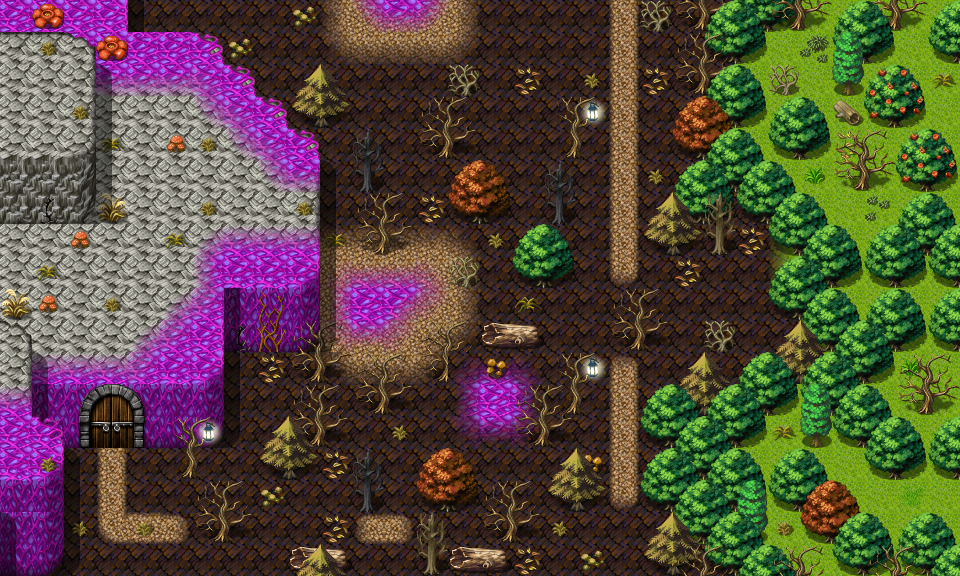

A 2D game scene composited from a Tiled map and its tileset images. What follows is a short description and the map's XML, with each tile layer's data collapsed to a summary:
An orthogonal 30x18 tile map with 32x32 px tiles, 5 tile layers (Base, Ground, Objects, Above, ...), 5 hidden layers not drawn, 61 tilesets and 21 objects (6x mapchange, 6x script, 6x spawn, 2x replace, key).

<map version="1.10" tiledversion="1.11.2" orientation="orthogonal" renderorder="right-down" width="30" height="18" tilewidth="32" tileheight="32" infinite="0" nextlayerid="15" nextobjectid="22">
 <properties>
  <property name="outdoors" value="1" />
 </properties>
 <tileset firstgid="1" name="map_bed_1" tilewidth="32" tileheight="32" tilecount="160" columns="16">
  <image source="../drawable/map_bed_1.png" width="512" height="320" />
 </tileset>
 <tileset firstgid="161" name="map_border_1" tilewidth="32" tileheight="32" tilecount="128" columns="16">
  <image source="../drawable/map_border_1.png" width="512" height="256" />
 </tileset>
 <tileset firstgid="289" name="map_bridge_1" tilewidth="32" tileheight="32" tilecount="128" columns="16">
  <image source="../drawable/map_bridge_1.png" width="512" height="256" />
 </tileset>
 <tileset firstgid="417" name="map_bridge_2" tilewidth="32" tileheight="32" tilecount="128" columns="16">
  <image source="../drawable/map_bridge_2.png" width="512" height="256" />
 </tileset>
 <tileset firstgid="545" name="map_broken_1" tilewidth="32" tileheight="32" tilecount="128" columns="16">
  <image source="../drawable/map_broken_1.png" width="512" height="256" />
 </tileset>
 <tileset firstgid="673" name="map_cavewall_1" tilewidth="32" tileheight="32" tilecount="108" columns="18">
  <image source="../drawable/map_cavewall_1.png" width="576" height="192" />
 </tileset>
 <tileset firstgid="781" name="map_cavewall_2" tilewidth="32" tileheight="32" tilecount="108" columns="18">
  <image source="../drawable/map_cavewall_2.png" width="576" height="192" />
 </tileset>
 <tileset firstgid="889" name="map_cavewall_3" tilewidth="32" tileheight="32" tilecount="108" columns="18">
  <image source="../drawable/map_cavewall_3.png" width="576" height="192" />
 </tileset>
 <tileset firstgid="997" name="map_cavewall_4" tilewidth="32" tileheight="32" tilecount="108" columns="18">
  <image source="../drawable/map_cavewall_4.png" width="576" height="192" />
 </tileset>
 <tileset firstgid="1105" name="map_chair_table_1" tilewidth="32" tileheight="32" tilecount="128" columns="16">
  <image source="../drawable/map_chair_table_1.png" width="512" height="256" />
 </tileset>
 <tileset firstgid="1233" name="map_chair_table_2" tilewidth="32" tileheight="32" tilecount="128" columns="16">
  <image source="../drawable/map_chair_table_2.png" width="512" height="256" />
 </tileset>
 <tileset firstgid="1361" name="map_crate_1" tilewidth="32" tileheight="32" tilecount="128" columns="16">
  <image source="../drawable/map_crate_1.png" width="512" height="256" />
 </tileset>
 <tileset firstgid="1489" name="map_cupboard_1" tilewidth="32" tileheight="32" tilecount="128" columns="16">
  <image source="../drawable/map_cupboard_1.png" width="512" height="256" />
 </tileset>
 <tileset firstgid="1617" name="map_curtain_1" tilewidth="32" tileheight="32" tilecount="128" columns="16">
  <image source="../drawable/map_curtain_1.png" width="512" height="256" />
 </tileset>
 <tileset firstgid="1745" name="map_entrance_1" tilewidth="32" tileheight="32" tilecount="128" columns="16">
  <image source="../drawable/map_entrance_1.png" width="512" height="256" />
 </tileset>
 <tileset firstgid="1873" name="map_entrance_2" tilewidth="32" tileheight="32" tilecount="128" columns="16">
  <image source="../drawable/map_entrance_2.png" width="512" height="256" />
 </tileset>
 <tileset firstgid="2001" name="map_fence_1" tilewidth="32" tileheight="32" tilecount="128" columns="16">
  <image source="../drawable/map_fence_1.png" width="512" height="256" />
 </tileset>
 <tileset firstgid="2129" name="map_fence_2" tilewidth="32" tileheight="32" tilecount="128" columns="16">
  <image source="../drawable/map_fence_2.png" width="512" height="256" />
 </tileset>
 <tileset firstgid="2257" name="map_fence_3" tilewidth="32" tileheight="32" tilecount="128" columns="16">
  <image source="../drawable/map_fence_3.png" width="512" height="256" />
 </tileset>
 <tileset firstgid="2385" name="map_fence_4" tilewidth="32" tileheight="32" tilecount="128" columns="16">
  <image source="../drawable/map_fence_4.png" width="512" height="256" />
 </tileset>
 <tileset firstgid="2513" name="map_ground_2" tilewidth="32" tileheight="32" tilecount="128" columns="16">
  <image source="../drawable/map_ground_2.png" width="512" height="256" />
 </tileset>
 <tileset firstgid="2641" name="map_ground_3" tilewidth="32" tileheight="32" tilecount="128" columns="16">
  <image source="../drawable/map_ground_3.png" width="512" height="256" />
 </tileset>
 <tileset firstgid="2769" name="map_ground_4" tilewidth="32" tileheight="32" tilecount="128" columns="16">
  <image source="../drawable/map_ground_4.png" width="512" height="256" />
 </tileset>
 <tileset firstgid="2897" name="map_ground_5" tilewidth="32" tileheight="32" tilecount="128" columns="16">
  <image source="../drawable/map_ground_5.png" width="512" height="256" />
 </tileset>
 <tileset firstgid="3025" name="map_ground_6" tilewidth="32" tileheight="32" tilecount="128" columns="16">
  <image source="../drawable/map_ground_6.png" width="512" height="256" />
 </tileset>
 <tileset firstgid="3153" name="map_ground_7" tilewidth="32" tileheight="32" tilecount="128" columns="16">
  <image source="../drawable/map_ground_7.png" width="512" height="256" />
 </tileset>
 <tileset firstgid="3281" name="map_ground_8" tilewidth="32" tileheight="32" tilecount="128" columns="16">
  <image source="../drawable/map_ground_8.png" width="512" height="256" />
 </tileset>
 <tileset firstgid="3409" name="map_house_1" tilewidth="32" tileheight="32" tilecount="128" columns="16">
  <image source="../drawable/map_house_1.png" width="512" height="256" />
 </tileset>
 <tileset firstgid="3537" name="map_house_2" tilewidth="32" tileheight="32" tilecount="128" columns="16">
  <image source="../drawable/map_house_2.png" width="512" height="256" />
 </tileset>
 <tileset firstgid="3665" name="map_indoor_1" tilewidth="32" tileheight="32" tilecount="128" columns="16">
  <image source="../drawable/map_indoor_1.png" width="512" height="256" />
 </tileset>
 <tileset firstgid="3793" name="map_indoor_2" tilewidth="32" tileheight="32" tilecount="128" columns="16">
  <image source="../drawable/map_indoor_2.png" width="512" height="256" />
 </tileset>
 <tileset firstgid="3921" name="map_kitchen_1" tilewidth="32" tileheight="32" tilecount="128" columns="16">
  <image source="../drawable/map_kitchen_1.png" width="512" height="256" />
 </tileset>
 <tileset firstgid="4049" name="map_outdoor_1" tilewidth="32" tileheight="32" tilecount="128" columns="16">
  <image source="../drawable/map_outdoor_1.png" width="512" height="256" />
 </tileset>
 <tileset firstgid="4177" name="map_pillar_1" tilewidth="32" tileheight="32" tilecount="128" columns="16">
  <image source="../drawable/map_pillar_1.png" width="512" height="256" />
 </tileset>
 <tileset firstgid="4305" name="map_pillar_2" tilewidth="32" tileheight="32" tilecount="128" columns="16">
  <image source="../drawable/map_pillar_2.png" width="512" height="256" />
 </tileset>
 <tileset firstgid="4433" name="map_plant_1" tilewidth="32" tileheight="32" tilecount="128" columns="16">
  <image source="../drawable/map_plant_1.png" width="512" height="256" />
 </tileset>
 <tileset firstgid="4561" name="map_plant_2" tilewidth="32" tileheight="32" tilecount="128" columns="16">
  <image source="../drawable/map_plant_2.png" width="512" height="256" />
 </tileset>
 <tileset firstgid="4689" name="map_rock_1" tilewidth="32" tileheight="32" tilecount="128" columns="16">
  <image source="../drawable/map_rock_1.png" width="512" height="256" />
 </tileset>
 <tileset firstgid="4817" name="map_rock_2" tilewidth="32" tileheight="32" tilecount="128" columns="16">
  <image source="../drawable/map_rock_2.png" width="512" height="256" />
 </tileset>
 <tileset firstgid="4945" name="map_roof_1" tilewidth="32" tileheight="32" tilecount="128" columns="16">
  <image source="../drawable/map_roof_1.png" width="512" height="256" />
 </tileset>
 <tileset firstgid="5073" name="map_roof_2" tilewidth="32" tileheight="32" tilecount="128" columns="16">
  <image source="../drawable/map_roof_2.png" width="512" height="256" />
 </tileset>
 <tileset firstgid="5201" name="map_roof_3" tilewidth="32" tileheight="32" tilecount="128" columns="16">
  <image source="../drawable/map_roof_3.png" width="512" height="256" />
 </tileset>
 <tileset firstgid="5329" name="map_shop_1" tilewidth="32" tileheight="32" tilecount="128" columns="16">
  <image source="../drawable/map_shop_1.png" width="512" height="256" />
 </tileset>
 <tileset firstgid="5457" name="map_sign_ladder_1" tilewidth="32" tileheight="32" tilecount="128" columns="16">
  <image source="../drawable/map_sign_ladder_1.png" width="512" height="256" />
 </tileset>
 <tileset firstgid="5585" name="map_table_1" tilewidth="32" tileheight="32" tilecount="128" columns="16">
  <image source="../drawable/map_table_1.png" width="512" height="256" />
 </tileset>
 <tileset firstgid="5713" name="map_trail_1" tilewidth="32" tileheight="32" tilecount="128" columns="16">
  <image source="../drawable/map_trail_1.png" width="512" height="256" />
 </tileset>
 <tileset firstgid="5841" name="map_transition_1" tilewidth="32" tileheight="32" tilecount="128" columns="16">
  <image source="../drawable/map_transition_1.png" width="512" height="256" />
 </tileset>
 <tileset firstgid="5969" name="map_transition_2" tilewidth="32" tileheight="32" tilecount="128" columns="16">
  <image source="../drawable/map_transition_2.png" width="512" height="256" />
 </tileset>
 <tileset firstgid="6097" name="map_transition_3" tilewidth="32" tileheight="32" tilecount="128" columns="16">
  <image source="../drawable/map_transition_3.png" width="512" height="256" />
 </tileset>
 <tileset firstgid="6225" name="map_transition_4" tilewidth="32" tileheight="32" tilecount="128" columns="16">
  <image source="../drawable/map_transition_4.png" width="512" height="256" />
 </tileset>
 <tileset firstgid="6353" name="map_transition_5" tilewidth="32" tileheight="32" tilecount="128" columns="16">
  <image source="../drawable/map_transition_5.png" width="512" height="256" />
 </tileset>
 <tileset firstgid="6481" name="map_tree_1" tilewidth="32" tileheight="32" tilecount="128" columns="16">
  <image source="../drawable/map_tree_1.png" width="512" height="256" />
 </tileset>
 <tileset firstgid="6609" name="map_tree_2" tilewidth="32" tileheight="32" tilecount="128" columns="16">
  <image source="../drawable/map_tree_2.png" width="512" height="256" />
 </tileset>
 <tileset firstgid="6737" name="map_wall_1" tilewidth="32" tileheight="32" tilecount="128" columns="16">
  <image source="../drawable/map_wall_1.png" width="512" height="256" />
 </tileset>
 <tileset firstgid="6865" name="map_wall_2" tilewidth="32" tileheight="32" tilecount="120" columns="15">
  <image source="../drawable/map_wall_2.png" width="480" height="256" />
 </tileset>
 <tileset firstgid="6985" name="map_wall_3" tilewidth="32" tileheight="32" tilecount="120" columns="15">
  <image source="../drawable/map_wall_3.png" width="480" height="256" />
 </tileset>
 <tileset firstgid="7105" name="map_wall_4" tilewidth="32" tileheight="32" tilecount="120" columns="15">
  <image source="../drawable/map_wall_4.png" width="480" height="256" />
 </tileset>
 <tileset firstgid="7225" name="map_window_1" tilewidth="32" tileheight="32" tilecount="128" columns="16">
  <image source="../drawable/map_window_1.png" width="512" height="256" />
 </tileset>
 <tileset firstgid="7353" name="map_window_2" tilewidth="32" tileheight="32" tilecount="128" columns="16">
  <image source="../drawable/map_window_2.png" width="512" height="256" />
 </tileset>
 <tileset firstgid="7481" name="map_ground_1" tilewidth="32" tileheight="32" tilecount="128" columns="16">
  <image source="../drawable/map_ground_1.png" width="512" height="256" />
 </tileset>
 <tileset firstgid="7609" name="map_cavewall_1" tilewidth="32" tileheight="32" tilecount="108" columns="18">
  <image source="../drawable/map_cavewall_1.png" width="576" height="192" />
 </tileset>
 <layer id="1" name="Base" width="30" height="18">
  <data>[540 cells, 9 non-empty, 2 distinct tile ids]</data>
 </layer>
 <layer id="2" name="Ground" width="30" height="18">
  <data>[540 cells, 540 non-empty, 25 distinct tile ids]</data>
 </layer>
 <layer id="3" name="Objects" width="30" height="18">
  <data>[540 cells, 306 non-empty, 86 distinct tile ids]</data>
 </layer>
 <layer id="4" name="Above" width="30" height="18">
  <data>[540 cells, 169 non-empty, 27 distinct tile ids]</data>
 </layer>
 <layer id="5" name="Top" width="30" height="18">
  <data>[540 cells, 4 non-empty, 4 distinct tile ids]</data>
 </layer>
 <layer id="6" name="Walkable" width="30" height="18" visible="0">
  <data>[540 cells, 288 non-empty, 1 distinct tile ids]</data>
 </layer>
 <layer id="7" name="Objects_doorOpened" width="30" height="18" visible="0">
  <data>[540 cells, 6 non-empty, 6 distinct tile ids]</data>
 </layer>
 <layer id="8" name="Objects_doorClosed" width="30" height="18" visible="0">
  <data>[540 cells, 6 non-empty, 6 distinct tile ids]</data>
 </layer>
 <layer id="9" name="Walkable_doorClosed" width="30" height="18" visible="0">
  <data>[540 cells, 6 non-empty, 1 distinct tile ids]</data>
 </layer>
 <layer id="10" name="Walkable_doorOpened" width="30" height="18" visible="0">
  <data>[540 cells, 5 non-empty, 1 distinct tile ids]</data>
 </layer>
 <objectgroup id="11" name="Replace" visible="0">
  <object id="1" name="DoorOpened" type="replace" x="64" y="384" width="96" height="64">
   <properties>
    <property name="Objects" value="Objects_doorOpened" />
    <property name="Walkable" value="Walkable_doorOpened" />
    <property name="requireId" value="nondisplay" />
    <property name="requireType" value="questProgress" />
    <property name="requireValue" value="40" />
   </properties>
  </object>
  <object id="2" name="DoorClosed" type="replace" x="64" y="384" width="96" height="64">
   <properties>
    <property name="Objects" value="Objects_doorClosed" />
    <property name="Walkable" value="Walkable_doorClosed" />
    <property name="requireId" value="nondisplay" />
    <property name="requireNegation" value="true" />
    <property name="requireType" value="questProgress" />
    <property name="requireValue" value="40" />
   </properties>
  </object>
 </objectgroup>
 <objectgroup id="12" name="Mapevents" visible="0">
  <object id="3" name="north1" type="mapchange" x="128" y="0" width="224" height="32">
   <properties>
    <property name="map" value="waterway10" />
    <property name="place" value="south1" />
   </properties>
  </object>
  <object id="4" name="north2" type="mapchange" x="448" y="0" width="192" height="32">
   <properties>
    <property name="map" value="waterway10" />
    <property name="place" value="south2" />
   </properties>
  </object>
  <object id="5" name="cave_enter" type="mapchange" x="96" y="416" width="32" height="32">
   <properties>
    <property name="map" value="korhald_cave1" />
    <property name="place" value="cave_exit" />
   </properties>
  </object>
  <object id="6" name="script_close_cave_door_0" type="script" x="64" y="480" width="128" height="32">
   <properties>
    <property name="when" value="enter" />
   </properties>
  </object>
  <object id="7" name="script_open_cave_door_0" type="script" x="64" y="448" width="96" height="32">
   <properties>
    <property name="when" value="enter" />
   </properties>
  </object>
  <object id="8" name="mysterious_map_48_reset" type="script" x="320" y="128" width="352" height="32">
   <properties>
    <property name="when" value="enter" />
   </properties>
  </object>
  <object id="9" name="mysterious_map_48_reset" type="script" x="544" y="512" width="128" height="32">
   <properties>
    <property name="when" value="enter" />
   </properties>
  </object>
  <object id="10" name="poisoned_ground" type="script" x="64" y="32" width="640" height="512">
   <properties>
    <property name="when" value="step" />
   </properties>
  </object>
  <object id="11" name="poisoned_ground" type="script" x="704" y="224" width="96" height="160">
   <properties>
    <property name="when" value="step" />
   </properties>
  </object>
  <object id="12" name="east" type="mapchange" x="928" y="64" width="32" height="160">
   <properties>
    <property name="map" value="waterway_forest2" />
    <property name="place" value="west" />
   </properties>
  </object>
  <object id="13" name="east2" type="mapchange" x="928" y="480" width="32" height="64">
   <properties>
    <property name="map" value="waterway_forest2" />
    <property name="place" value="west2" />
   </properties>
  </object>
  <object id="21" name="south" type="mapchange" x="64" y="544" width="576" height="32">
   <properties>
    <property name="map" value="waytobrightport21" />
    <property name="place" value="north" />
   </properties>
  </object>
 </objectgroup>
 <objectgroup id="13" name="Spawn" visible="0">
  <object id="14" name="izthiel_2" type="spawn" x="544" y="96" width="160" height="32">
   <properties>
    <property name="spawngroup" value="izthiel_2" />
   </properties>
  </object>
  <object id="15" name="izthiel_2_1" type="spawn" x="288" y="32" width="224" height="96">
   <properties>
    <property name="quantity" value="2" />
    <property name="spawngroup" value="izthiel_2" />
   </properties>
  </object>
  <object id="16" name="izthiel_1" type="spawn" x="384" y="192" width="320" height="96">
   <properties>
    <property name="spawngroup" value="izthiel_1" />
   </properties>
  </object>
  <object id="17" name="erumen_3" type="spawn" x="224" y="352" width="384" height="160">
   <properties>
    <property name="quantity" value="4" />
    <property name="spawngroup" value="erumen_3" />
   </properties>
  </object>
  <object id="18" name="erumen_3_1" type="spawn" x="96" y="128" width="128" height="96">
   <properties>
    <property name="spawngroup" value="erumen_3" />
   </properties>
  </object>
  <object id="19" name="erumen_3_2" type="spawn" x="608" y="480" width="32" height="32">
   <properties>
    <property name="spawngroup" value="erumen_3" />
   </properties>
  </object>
 </objectgroup>
 <objectgroup id="14" name="Keys" visible="0">
  <object id="20" name="mysterious_map_korhald_cave_outdoor1" type="key" x="320" y="320" width="480" height="32">
   <properties>
    <property name="phrase" value="mysterious_map_stop_and_review_west" />
    <property name="requireId" value="nondisplay" />
    <property name="requireNegation" value="true" />
    <property name="requireType" value="questProgress" />
    <property name="requireValue" value="48" />
   </properties>
  </object>
 </objectgroup>
</map>
